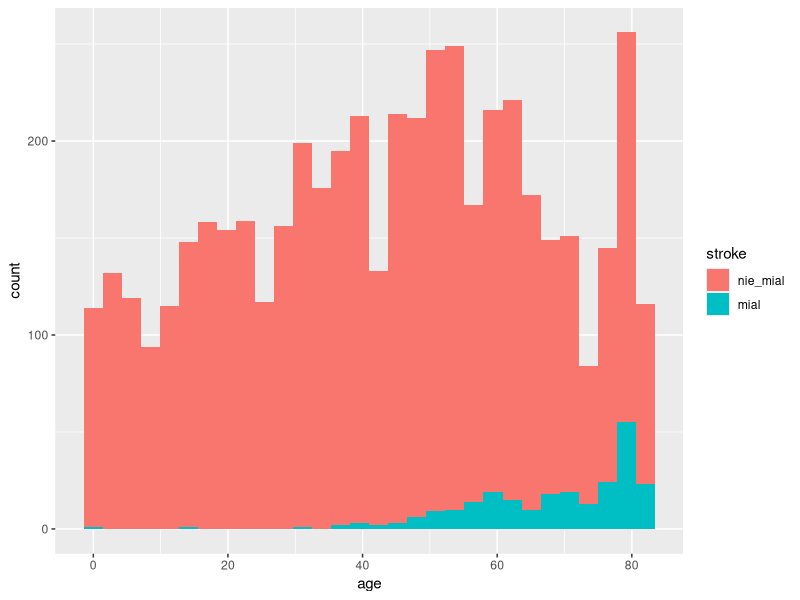
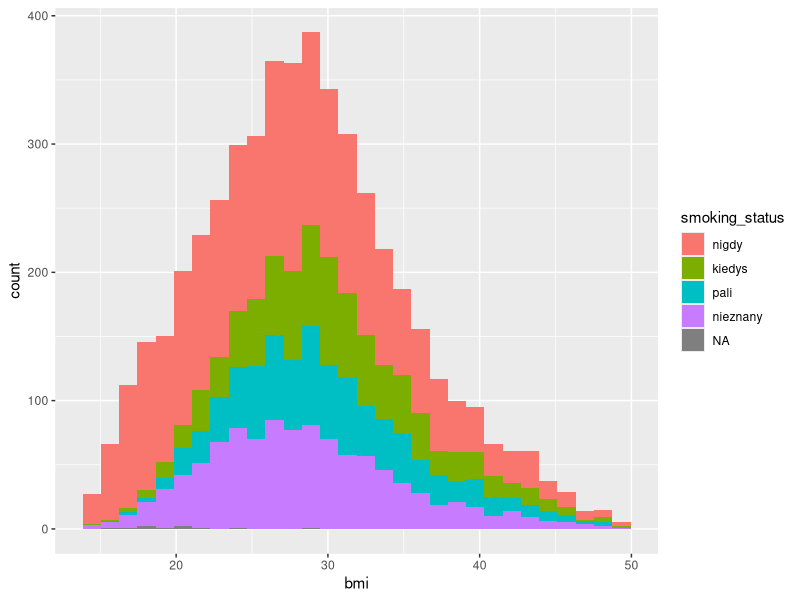
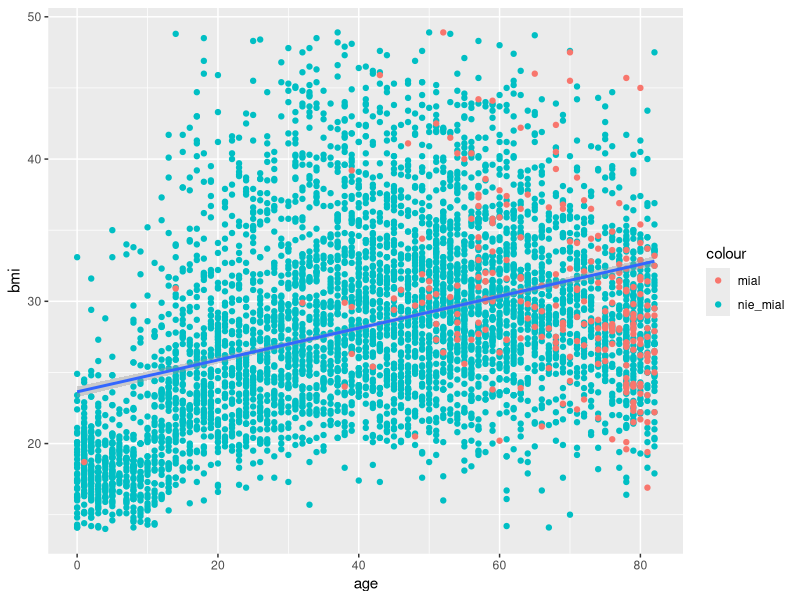
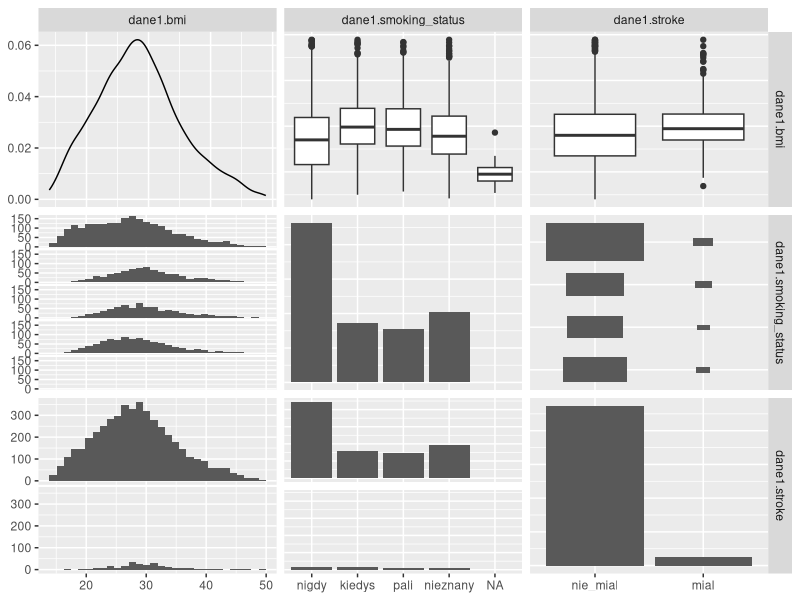
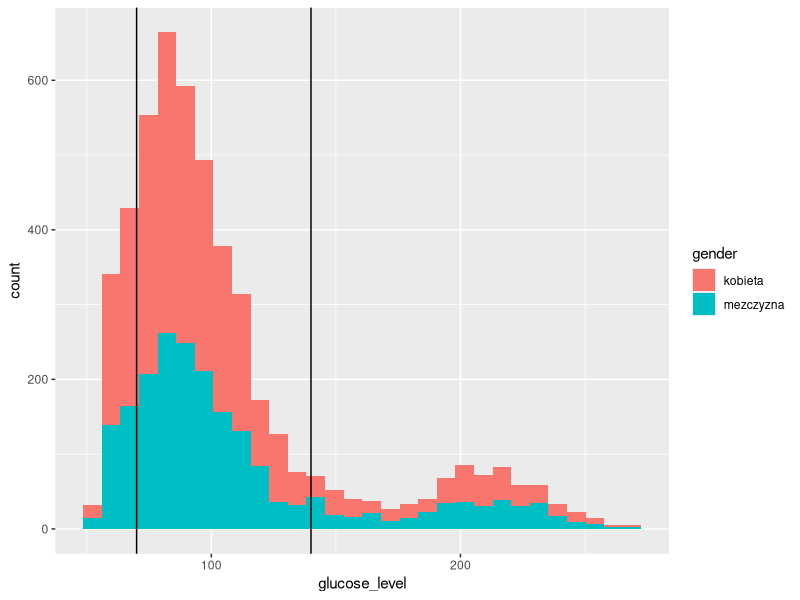
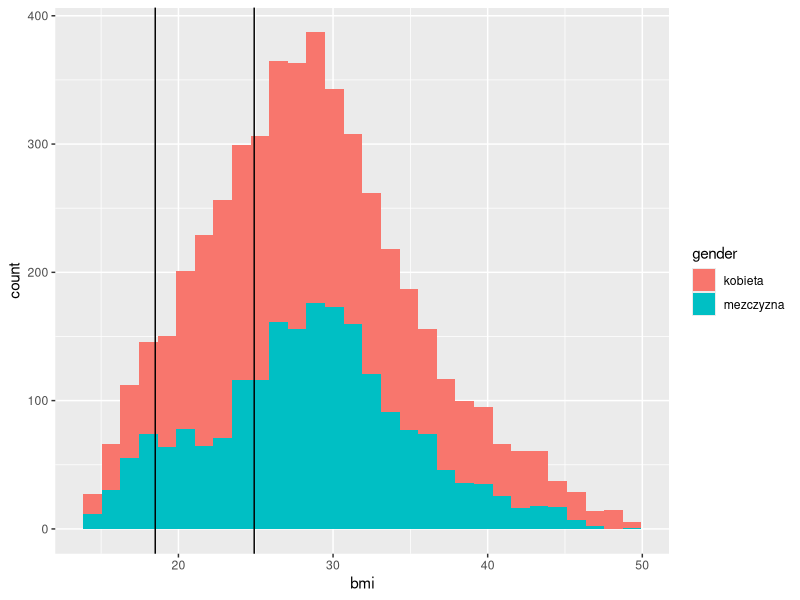
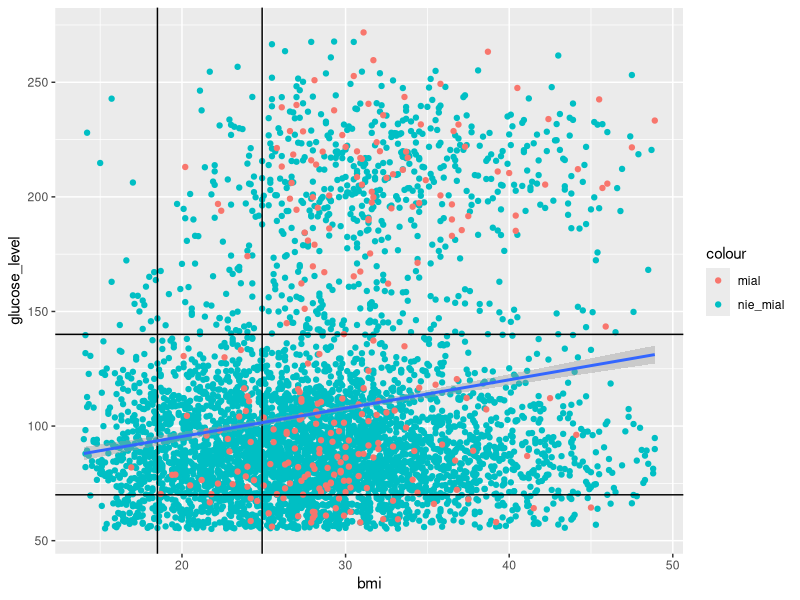
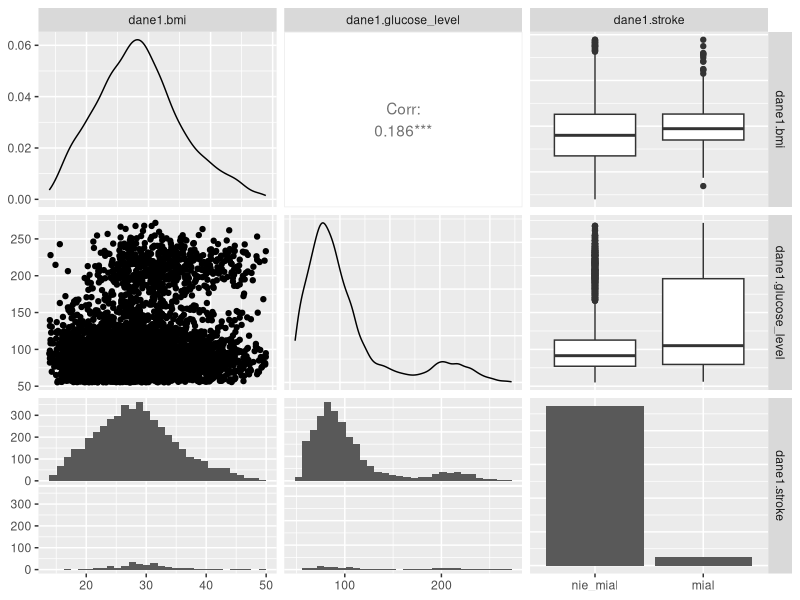

Here is the R script that generated these plots, in order:
## ---- chunk 1
knitr::opts_chunk$set(echo = TRUE)
## ---- chunk 2
dane1 <- read.csv("full_data.csv")
## ---- chunk 3
head(dane1, 1)
## ---- chunk 4
dane1$gender <- factor(dane1$gender , levels = c(kobieta = "Female",
                mezczyzna = "Male"), labels = c("kobieta", "mezczyzna"))

dane1$hypertension <- factor(dane1$hypertension , levels = c(nie = 0, 
                      tak = 1), labels = c("nie", "tak"))

dane1$heart_disease <- factor(dane1$heart_disease , levels = c(nie = 0, 
                       tak = 1), labels = c("nie", "tak"))

dane1$ever_married <- factor(dane1$ever_married , levels = c(nie = "No", 
                      tak = "Yes"), labels = c("nie", "tak"))

dane1$Residence_type <- factor(dane1$Residence_type , levels = c(wies = "Rural",
                        miasto = "Urban"), labels = c("wies", "miasto"))

dane1$work_type <- factor(dane1$work_type , levels = c(prywatna = "Private",
                   dzialalnosc = "Self-employed", rzadowa = "Govt_job",
                   nie_pracuje_to_dziecko = "children"), 
                   labels = c("prywatna", "dzialalnosc", "rzadowa", "nie_pracuje_to_dziecko"))

dane1$smoking_status <- factor(dane1$smoking_status , levels = 
                        c(nigdy = "never smoked", kiedys = "formerly smoked",
                        pali = "smokes", nieznany = "Unknown"), 
                        labels = c("nigdy", "kiedys", "pali", "nieznany"))

dane1$stroke <- factor(dane1$stroke , levels = c(nie_mial = 0, 
                mial = 1), labels = c("nie_mial", "mial"))

dane1$age <- as.integer(dane1$age) #zmieniamy na pełne, ukończone lata

dane1$smoking_status[which(dane1$age < 11)] <- factor(dane1$smoking_status[which(dane1$age < 11)], levels = c(nigdy = "nieznany"), labels = c("nigdy"))

head(dane1, 2) #wyświetlamy dla sprawdzenia czy zaszły zmiany:
## ---- chunk 5
lapply(dane1, summary)
## ---- chunk 6
lapply(lapply(dane1, is.na), sum)
## ---- chunk 7
cor(dane1[sapply(dane1, is.numeric)])
## ---- chunk 8
library(GGally)
library(ggplot2)
## ---- chunk 9
ggplot(dane1, aes(x = age, fill = stroke)) + geom_histogram()
## ---- chunk 10
ggplot(dane1, aes(x = bmi, fill = smoking_status)) + geom_histogram()
## ---- chunk 11
dane1_nie_mial <- dane1[dane1$stroke == "nie_mial",]
dane1_mial <- dane1[dane1$stroke == "mial",]

ggplot(dane1, aes(x = age, y = bmi)) +
    geom_point(
        data = dane1_nie_mial,
        aes(colour = "nie_mial")) +
    geom_point(
        data = dane1_mial, 
        aes(colour = "mial")) +
    geom_smooth(method = "lm")
## ---- chunk 12
df1 = data.frame(dane1$bmi, dane1$smoking_status, dane1$stroke)
ggpairs(df1)
## ---- chunk 13
ggplot(dane1, aes(x = glucose_level, fill = gender)) + geom_histogram() + geom_vline(xintercept = 70) + geom_vline(xintercept = 140)
## ---- chunk 14
ggplot(dane1, aes(x = bmi, fill = gender)) + geom_histogram() + geom_vline(xintercept = 18.5) + geom_vline(xintercept = 24.9)
## ---- chunk 15
dane1_nie_mial <- dane1[dane1$stroke == "nie_mial",]
dane1_mial <- dane1[dane1$stroke == "mial",]

ggplot(dane1, aes(x = bmi, y = glucose_level )) + 
    geom_point(
        data = dane1_nie_mial,
        aes(colour = "nie_mial")) +
    geom_point(
        data = dane1_mial, 
        aes(colour = "mial")) +
  
    geom_hline(yintercept = 70) + 
    geom_hline(yintercept = 140) + 
    geom_vline(xintercept = 18.5) + 
    geom_vline(xintercept = 24.9) +
    geom_smooth(method = "lm")
## ---- chunk 16
df2 = data.frame(dane1$bmi, dane1$glucose_level, dane1$stroke)
ggpairs(df2)
## ---- chunk 17
dane1_nie <- dane1[dane1$ever_married == "nie",]
dane1_tak <- dane1[dane1$ever_married == "tak",]

ggplot(dane1, aes(x = age, y = bmi)) + 
    geom_point(
        data = dane1_tak,
        aes(colour = "tak")) +
    geom_point(
        data = dane1_nie, 
        aes(colour = "nie")) + geom_smooth(method = "lm")
## ---- chunk 18
ggplot(dane1, aes(x = age, y = bmi)) + geom_point(aes(color = Residence_type)) + geom_smooth(method = "lm")
## ---- chunk 19
ggplot(dane1, aes(x = age, y = bmi)) + geom_point(aes(color = gender)) + geom_smooth(method = "lm")
## ---- chunk 20
df3 = data.frame(dane1$bmi, dane1$Residence_type, dane1$ever_married)
ggpairs(df3)
## ---- chunk 21
dane1_od_nowa <- read.csv("full_data.csv")
dane1$stroke <- dane1_od_nowa$stroke
## ---- chunk 22
model1 <- lm(stroke ~ bmi + smoking_status, dane1)
summary(model1)
## ---- chunk 23
extractAIC(model1)
## ---- chunk 24
sqrt(mean(model1$residuals^2))
## ---- chunk 25
model2 <- lm(stroke ~ bmi + glucose_level, dane1)
summary(model2)
## ---- chunk 26
cor.test(dane1$bmi, dane1$glucose_level)
## ---- chunk 27
t.test(dane1$bmi, dane1$glucose_level)
## ---- chunk 28
extractAIC(model2)
## ---- chunk 29
sqrt(mean(model2$residuals^2))
## ---- chunk 30
model3 <- lm(bmi ~ ever_married * Residence_type, dane1)
summary(model3)
